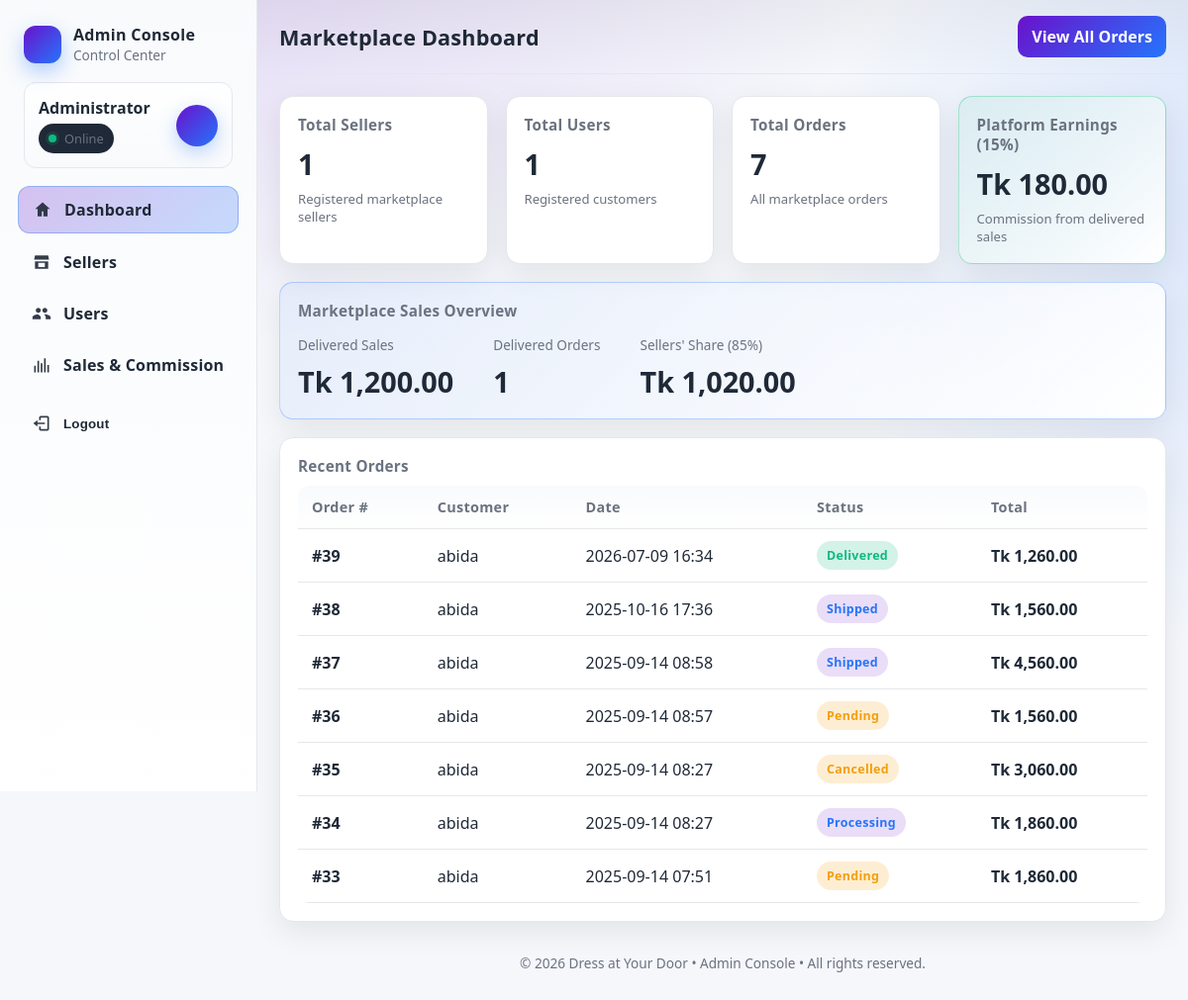
The app's page /admin_dashboard.php (signed in) with its own data.
### tables this page shows
CREATE TABLE `orders` (
  `id` int(11) NOT NULL,
  `user_email` varchar(100) NOT NULL,
  `payment_method` enum('cod','online') NOT NULL,
  `payment_status` varchar(20) NOT NULL DEFAULT 'pending',
  `status` enum('pending','processing','paid','shipped','delivered','cancelled') NOT NULL DEFAULT 'pending',
  `created_at` timestamp NOT NULL DEFAULT current_timestamp(),
  `subtotal` decimal(10,2) NOT NULL DEFAULT 0.00,
  `shipping` decimal(10,2) NOT NULL DEFAULT 0.00,
  `grand_total` decimal(10,2) NOT NULL DEFAULT 0.00
);

### admin_dashboard.php (the view, shortened to what this page needs)
<?php
require_once __DIR__ . '/db.php';
if (!function_exists('e')) {
  function e(string $value): string
  {
    return htmlspecialchars(
      $value,
      ENT_QUOTES,
      'UTF-8'
    );
  }
}
$result = $conn->query("
    SELECT COUNT(*) AS total
    FROM sellers
");
$row = $result
  ? $result->fetch_assoc()
  : [];
$totalSellers =
  (int) ($row['total'] ?? 0);
$result = $conn->query("
    SELECT COUNT(*) AS total
    FROM users
");
$row = $result
  ? $result->fetch_assoc()
  : [];
$totalUsers =
  (int) ($row['total'] ?? 0);
$result = $conn->query("
    SELECT COUNT(*) AS total
    FROM orders
");
$row = $result
  ? $result->fetch_assoc()
  : [];
$totalOrders =
  (int) ($row['total'] ?? 0);
$result = $conn->query("
    SELECT
        COALESCE(
            SUM(oi.quantity * oi.price),
            0
        ) AS delivered_sales
    FROM order_items oi
    INNER JOIN orders o
        ON o.id = oi.order_id
    WHERE LOWER(o.status) = 'delivered'
");
$row = $result
  ? $result->fetch_assoc()
  : [];
$totalDeliveredSales =
  (float) ($row['delivered_sales'] ?? 0);
$platformCommission =
  $totalDeliveredSales * 0.15;
$result = $conn->query("
    SELECT COUNT(*) AS total
    FROM orders
    WHERE LOWER(status) = 'delivered'
");
$row = $result
  ? $result->fetch_assoc()
  : [];
$deliveredOrders =
  (int) ($row['total'] ?? 0);
$stmt = $conn->prepare("
    SELECT
        o.id,
        o.user_email,
        COALESCE(u.name, '') AS customer_name,
        o.created_at,
        o.status,
        o.grand_total
    FROM orders o
    LEFT JOIN users u
        ON u.email = o.user_email
    ORDER BY
        o.created_at DESC,
        o.id DESC
    LIMIT 10
");
$stmt->execute();
$result = $stmt->get_result();
$orders = $result
  ? $result->fetch_all(MYSQLI_ASSOC)
  : [];
?>
<div class="grid">
  <div class="card col-3">
    <h3>Total Sellers</h3>
    <div class="admin-stat-number">
      <?= $totalSellers ?>
    </div>
    <div class="admin-stat-note">
      Registered marketplace sellers
    </div>
  </div>
  <div class="card col-3">
    <h3>Total Users</h3>
    <div class="admin-stat-number">
      <?= $totalUsers ?>
    </div>
    <div class="admin-stat-note">
      Registered customers
    </div>
  </div>
  <div class="card col-3">
    <h3>Total Orders</h3>
    <div class="admin-stat-number">
      <?= $totalOrders ?>
    </div>
    <div class="admin-stat-note">
      All marketplace orders
    </div>
  </div>
  <div class="card col-3 commission-card">
    <h3>Platform Earnings (15%)</h3>
    <div class="admin-stat-number">
      Tk <?= number_format(
            $platformCommission,
            2
          ) ?>
    </div>
    <div class="admin-stat-note">
      Commission from delivered sales
    </div>
  </div>
  <div class="card col-12 sales-card">
    <h3>Marketplace Sales Overview</h3>
    <div
      style="
                display:flex;
                align-items:center;
                gap:40px;
                flex-wrap:wrap;
                margin-top:15px;
            ">
      <div>
        <div
          style="
                        color:var(--muted);
                        font-size:.85rem;
                    ">
          Delivered Sales
        </div>
        <div class="admin-stat-number">
          Tk <?= number_format(
                $totalDeliveredSales,
                2
              ) ?>
        </div>
      </div>
      <div>
        <div
          style="
                        color:var(--muted);
                        font-size:.85rem;
                    ">
          Delivered Orders
        </div>
        <div class="admin-stat-number">
          <?= $deliveredOrders ?>
        </div>
      </div>
      <div>
        <div
          style="
                        color:var(--muted);
                        font-size:.85rem;
                    ">
          Sellers' Share (85%)
        </div>
        <div class="admin-stat-number">
          Tk <?= number_format(
                $totalDeliveredSales * 0.85,
                2
              ) ?>
        </div>
      </div>
    </div>
  </div>
  <div
    class="card col-12"
    role="region"
    aria-label="Recent orders">
    <h3>Recent Orders</h3>
    <div class="table-wrap">
      <table
        class="table"
        aria-label="Recent orders table">
        <thead>
          <tr>
            <th>Order #</th>
            <th>Customer</th>
            <th>Date</th>
            <th>Status</th>
            <th>Total</th>
          </tr>
        </thead>
        <tbody>
          <?php if (empty($orders)): ?>
            <tr>
              <td
                colspan="5"
                style="
                                    text-align:center;
                                    color:var(--muted);
                                    padding:30px;
                                ">
                No orders found.
              </td>
            </tr>
          <?php else: ?>
            <?php foreach ($orders as $order): ?>
              <?php
              $orderId =
                (int) $order['id'];
              $customerName =
                trim(
                  (string)
                  $order['customer_name']
                );
              $customer =
                $customerName !== ''
                ? $customerName
                : (string)
                $order['user_email'];
              $date =
                !empty($order['created_at'])
                ? date(
                  'Y-m-d H:i',
                  strtotime(
                    (string)
                    $order['created_at']
                  )
                )
                : '—';
              $status =
                (string) $order['status'];
              $statusLower =
                strtolower($status);
              $badgeClass = 'badge';
              if (
                $statusLower ===
                'delivered'
              ) {
                $badgeClass =
                  'badge badge--ok';
              } elseif (
                $statusLower ===
                'pending'
                || $statusLower ===
                'cancelled'
              ) {
                $badgeClass =
                  'badge badge--warn';
              }
              ?>
              <tr>
                <td>
                  <a
                    class="link"
                    href="sales_details.php?order=<?= $orderId ?>">
                    #<?= $orderId ?>
                  </a>
                </td>
                <td>
                  <?= e($customer) ?>
                </td>
                <td>
                  <?= e($date) ?>
                </td>
                <td>
                  <span
                    class="<?= $badgeClass ?>">
                    <?= e(
                      ucfirst($status)
                    ) ?>
                  </span>
                </td>
                <td style="font-weight:800;">
                  Tk <?= number_format(
                        (float)
                        $order['grand_total'],
                        2
                      ) ?>
                </td>
              </tr>
            <?php endforeach; ?>
          <?php endif; ?>
        </tbody>
      </table>
    </div>
  </div>
</div>
<?php
include __DIR__ . '/layout.php';

### records on screen
orders: id "39", customer "abida", created_at "2026-07-09 16:34", status "Delivered", grand_total "1,260.00"
orders: id "38", customer "abida", created_at "2025-10-16 17:36", status "Shipped", grand_total "1,560.00"
orders: id "37", customer "abida", created_at "2025-09-14 08:58", status "Shipped", grand_total "4,560.00"
orders: id "36", customer "abida", created_at "2025-09-14 08:57", status "Pending", grand_total "1,560.00"
orders: id "35", customer "abida", created_at "2025-09-14 08:27", status "Cancelled", grand_total "3,060.00"
orders: id "34", customer "abida", created_at "2025-09-14 08:27", status "Processing", grand_total "1,860.00"
orders: id "33", customer "abida", created_at "2025-09-14 07:51", status "Pending", grand_total "1,860.00"

### other values on screen
$adminName "Administrator"
$pageTitle "Marketplace Dashboard"
$action['label'] "View All Orders"
$totalSellers "1"
$totalUsers "1"
$totalOrders "7"
$platformCommission "180.00"
$totalDeliveredSales "1,200.00"
$deliveredOrders "1"
$totalDeliveredSales * 0.85 "1,020.00"
